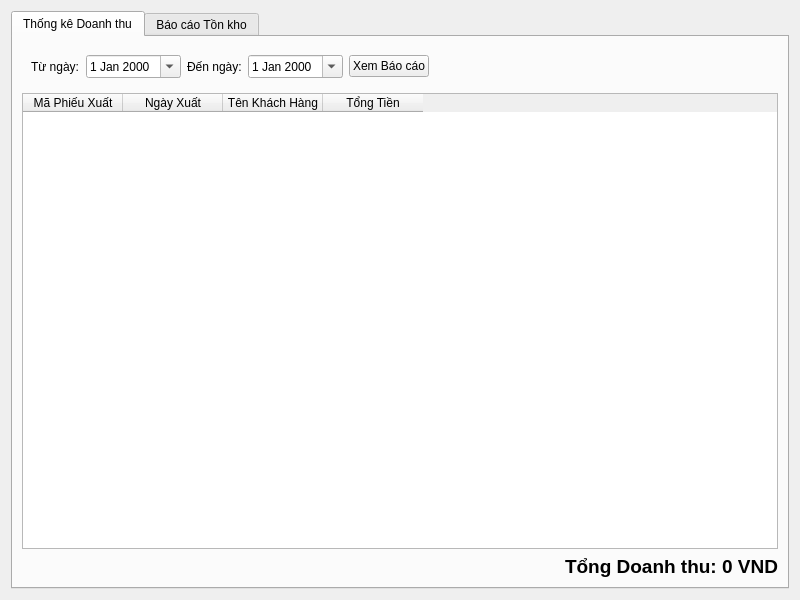
<?xml version="1.0" encoding="UTF-8"?>
<ui version="4.0">
 <class>ReportWidget</class>
 <widget class="QWidget" name="ReportWidget">
  <property name="geometry">
   <rect>
    <x>0</x>
    <y>0</y>
    <width>800</width>
    <height>600</height>
   </rect>
  </property>
  <property name="windowTitle">
   <string>Form</string>
  </property>
  <layout class="QVBoxLayout" name="verticalLayout">
   <item>
    <widget class="QTabWidget" name="tabWidget">
     <property name="currentIndex">
      <number>0</number>
     </property>
     <widget class="QWidget" name="revenueTab">
      <attribute name="title">
       <string>Thống kê Doanh thu</string>
      </attribute>
      <layout class="QVBoxLayout" name="verticalLayout_2">
       <item>
        <widget class="QWidget" name="widget" native="true">
         <layout class="QHBoxLayout" name="horizontalLayout">
          <item>
           <widget class="QLabel" name="label">
            <property name="text">
             <string>Từ ngày:</string>
            </property>
           </widget>
          </item>
          <item>
           <widget class="QDateEdit" name="fromDateEdit">
            <property name="calendarPopup">
             <bool>true</bool>
            </property>
           </widget>
          </item>
          <item>
           <widget class="QLabel" name="label_2">
            <property name="text">
             <string>Đến ngày:</string>
            </property>
           </widget>
          </item>
          <item>
           <widget class="QDateEdit" name="toDateEdit">
            <property name="calendarPopup">
             <bool>true</bool>
            </property>
           </widget>
          </item>
          <item>
           <widget class="QPushButton" name="viewReportButton">
            <property name="text">
             <string>Xem Báo cáo</string>
            </property>
           </widget>
          </item>
          <item>
           <spacer name="horizontalSpacer">
            <property name="orientation">
             <enum>Qt::Horizontal</enum>
            </property>
            <property name="sizeHint" stdset="0">
             <size>
              <width>40</width>
              <height>20</height>
             </size>
            </property>
           </spacer>
          </item>
         </layout>
        </widget>
       </item>
       <item>
        <widget class="QTableWidget" name="revenueTable">
         <column>
          <property name="text">
           <string>Mã Phiếu Xuất</string>
          </property>
         </column>
         <column>
          <property name="text">
           <string>Ngày Xuất</string>
          </property>
         </column>
         <column>
          <property name="text">
           <string>Tên Khách Hàng</string>
          </property>
         </column>
         <column>
          <property name="text">
           <string>Tổng Tiền</string>
          </property>
         </column>
        </widget>
       </item>
       <item>
        <widget class="QLabel" name="totalRevenueLabel">
         <property name="font">
          <font>
           <pointsize>14</pointsize>
           <bold>true</bold>
          </font>
         </property>
         <property name="text">
          <string>Tổng Doanh thu: 0 VND</string>
         </property>
         <property name="alignment">
          <set>Qt::AlignRight|Qt::AlignTrailing|Qt::AlignVCenter</set>
         </property>
        </widget>
       </item>
      </layout>
     </widget>
     <widget class="QWidget" name="inventoryTab">
      <attribute name="title">
       <string>Báo cáo Tồn kho</string>
      </attribute>
      <layout class="QVBoxLayout" name="verticalLayout_3">
       <item>
        <widget class="QTableWidget" name="inventoryTable">
         <column>
          <property name="text">
           <string>Mã HH</string>
          </property>
         </column>
         <column>
          <property name="text">
           <string>Tên Hàng Hóa</string>
          </property>
         </column>
         <column>
          <property name="text">
           <string>Số Lượng Tồn</string>
          </property>
         </column>
        </widget>
       </item>
      </layout>
     </widget>
    </widget>
   </item>
  </layout>
 </widget>
 <resources/>
 <connections/>
</ui>
